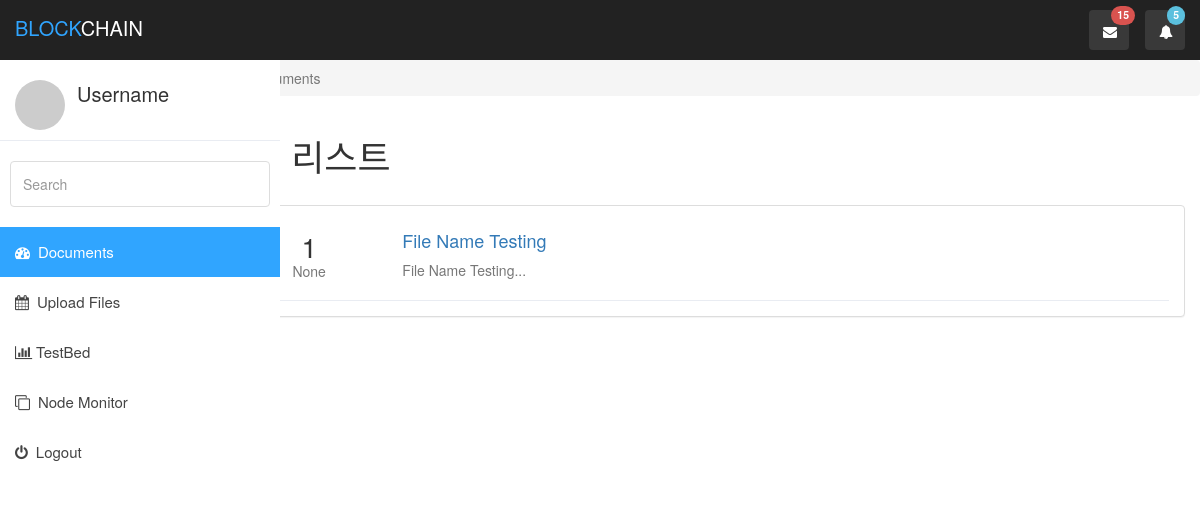
The page /fileList/ on the database as committed earlier.
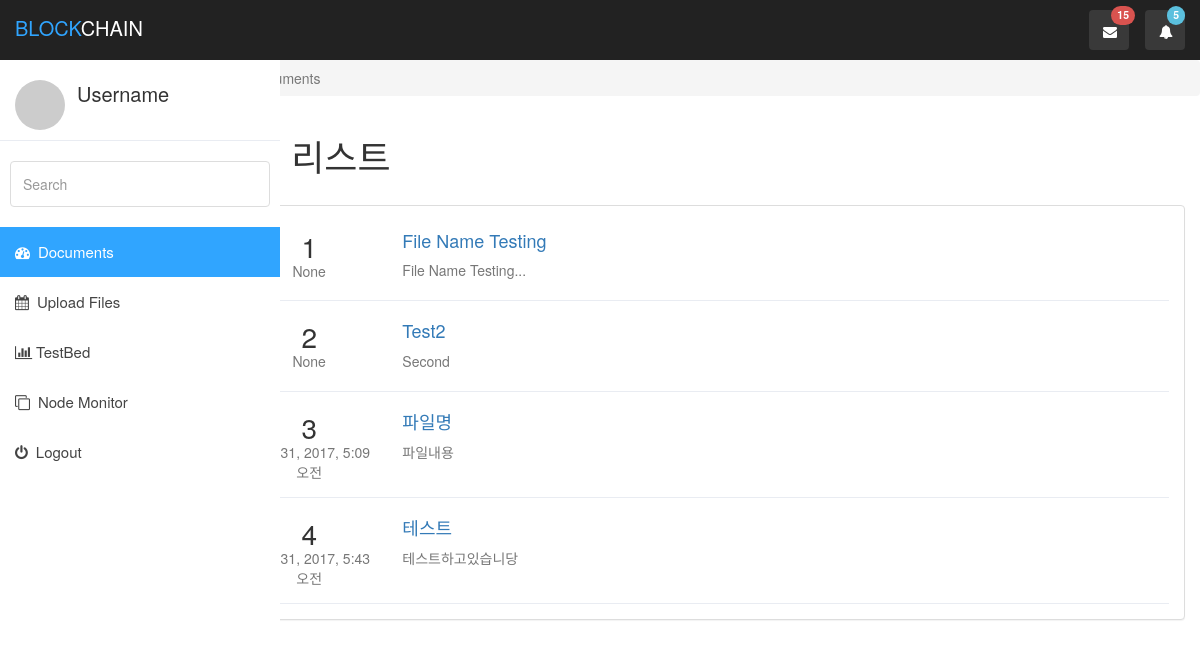
The same page on the database as committed later.
### blockchain/models.py (models this page shows, shortened)
class File(models.Model):
    file_no = models.IntegerField()
    file_name = models.CharField(max_length=200)
    file_content = models.TextField(max_length=400)
    file_path = models.CharField(max_length=200)
    upload_date = models.DateTimeField(null=True, blank=True)

### blockchain/views.py (the view)
# urls.py: url(r'^fileList/$', views.uploaded_file_list, name='uploaded_file_list'),
def uploaded_file_list(request):
    files = File.objects.filter()
    return render(request, 'blockchain/UploadedFileList.html',{'files': files})

### blockchain/templates/blockchain/UploadedFileList.html (shortened to what this page needs)
<!DOCTYPE html>
{% load staticfiles %}
<html>
<head>
	<link rel="stylesheet" href="{% static 'css/styles.css'%}">
	<link rel="stylesheet" href="{% static 'css/bootstrap.min.css'%}">
	<link rel="stylesheet" href="{% static 'css/font-awesome.min.css'%}">
	<link rel="stylesheet" href="{% static 'css/datepicker3.css'%}">
</head>
<body>
	<nav class="navbar navbar-custom navbar-fixed-top" role="navigation">
		<div class="container-fluid">
			<div class="navbar-header">
				<a class="navbar-brand" href="#"><span>Block</span>Chain</a>
				<ul class="nav navbar-top-links navbar-right">
					<li class="dropdown"><a class="dropdown-toggle count-info" data-toggle="dropdown" href="#">
						<em class="fa fa-envelope"></em><span class="label label-danger">15</span>
					</a>
					</li>
					<li class="dropdown"><a class="dropdown-toggle count-info" data-toggle="dropdown" href="#">
						<em class="fa fa-bell"></em><span class="label label-info">5</span>
					</a>
					</li>
				</ul>
			</div>
		</div>
	</nav>
	<div id="sidebar-collapse" class="sidebar" style="width:20em">
		<div class="profile-sidebar">
			<div class="profile-userpic">
				<img src="http://placehold.it/50/30a5ff/fff" class="img-responsive" alt="">
			</div>
			<div class="profile-usertitle">
				<div class="profile-usertitle-name">Username</div>
			</div>
		</div>
		<form role="search">
			<div class="form-group">
				<input type="text" class="form-control" placeholder="Search">
			</div>
		</form>
		<ul class="nav menu">
			<li class="active"><a href="UploadedFileList.html"><em class="fa fa-dashboard">&nbsp;</em> Documents</a></li>
			<li ><a href="UploadFiles.html"><em class="fa fa-calendar">&nbsp;</em> Upload Files</a></li>
			<li><a href="index.html"><em class="fa fa-bar-chart">&nbsp;</em>TestBed</a></li>
			<li><a href="index2.html"><em class="fa fa-clone">&nbsp;</em> Node Monitor</a></li>
			<li><a href="login.html"><em class="fa fa-power-off">&nbsp;</em> Logout</a></li>
		</ul>
	</div>
	<div class="col-sm-offset-3 col-lg-10 col-lg-offset-2 main" >
		<div class="row">
			<ol class="breadcrumb">
				<li><a href="#">
				</a></li>
				<li class="active">Documents</li>
			</ol>
		</div>
		<div class="row">
			<div class="col-lg-12">
				<h1 class="page-header">문서 리스트</h1>
			</div>
		</div>
		<div class="row">
			<div class="col-md-6" style="width: 100%;">
				<div class="panel panel-default articles">
					<div class="panel-body articles-container">
                        {% for post in files %}
                            <div class="article border-bottom">
                                <div class="col-xs-12">
                                    <div class="row">
                                        <div class="col-xs-2 col-md-2 date">
                                            <div class="large">{{ post.file_no }}</div>
                                            <div class="text-muted">{{ post.upload_date }}</div>
                                        </div>
                                        <div class="col-xs-10 col-md-10">
                                            <h4><a href="{% url 'file_detail' pk=post.pk %}">{{ post.file_name }}</a></h4>
                                            <p>{{ post.file_content|linebreaksbr }}</p>
                                        </div>
                                    </div>
                                </div>
                                </div>
                        {% endfor %}
					</div>
				</div>
			</div>
		</div>
	</div>
</body>
</html>

### blockchain/static/css/styles.css (style rules this page uses)
body { background: #f1f4f7; padding-top: 60px; font-size: 14px; color: #444444; font-family: "Montserrat", "Helvetica Neue", Helvetica, Arial, sans-serif; }
p { color: #777; }
a, a:hover, a:focus { color: #30a5ff; }
h1, h2, h3, h4, h5, h6 { color: #444444; }
h1 { font-weight: 300; font-size: 40px; }
h3, h4 { font-weight: 300; }
.large { font-size: 2em; }
.text-muted { color: #c5c7cc; }
input.form-control { border: 1px solid #ddd; box-shadow: none; height: 46px; }
.navbar-custom { background: #222; height: 60px; }
.navbar-header .navbar-brand { color: #fff; font-size: 20px; text-transform: uppercase; font-weight: 500; height: 60px; padding-top: 18px; }
.navbar-header .navbar-brand span { color: #30a5ff; }
.dropdown { background: rgba(255, 255, 255, 0.1); float: left; margin: 10px 8px; padding: 0px; border-radius: 4px; }
.dropdown a.dropdown-toggle { color: #fff; height: 40px; width: 40px; padding-top: 11px; padding-left: 9px; }
.dropdown .label { top: -4px; left: 22px; padding-top: 4px; padding-bottom: 4px; position: absolute; border-radius: 9999px; }
.navbar-top-links li:last-child { margin-right: 15px; }
.dropdown em { margin: 0 5px; }
.label-info { background-color: #30a5ff; }
.label-danger { background-color: #f9243f; }
.panel { border: 0; }
.border-bottom { border-bottom: 1px solid #dadbda; }
.panel .border-top, .panel .border-right, .panel .border-bottom, .panel .border-left { border-color: #e9ecf2; }
.article { padding: 10px 0; }
.article:first-child { padding: 0 0 10px 0; }
.article h4 { margin-bottom: 10px; }
.article .date { text-align: center; margin: 5px auto; display: block; }
.article .date .text-muted { margin-top: -5px; }
.navbar { border: 0; }
.sidebar { display: block; padding: 0; display: none; box-shadow: none; background: #fff; }
.sidebar ul { margin: 20px 0px; }
.sidebar form { padding: 10px 0 0 0; margin: 10px 10px 20px 10px; }
@media (min-width: 768px) { .sidebar { display: block; position: fixed; top: 60px; bottom: 0; left: 0; z-index: 1000; display: block; margin: 0; padding: 0; overflow-x: hidden; overflow-y: auto; } }
@media (min-width: 768px) { .navbar-header { width: 100%; } }
.sidebar ul.nav .active a, .sidebar ul.nav li.parent a.active, .sidebar ul.nav .active > a:hover, .sidebar ul.nav li.parent a.active:hover, .sidebar ul.nav .active > a:focus, .sidebar ul.nav li.parent a.active:focus { color: #fff; background-color: #30a5ff; }
.sidebar ul.nav li a { height: 50px; font-size: 15px; line-height: 2em; color: #444444; }
.profile-sidebar { padding: 10px 0; border-bottom: 1px solid #e9ecf2; }
.profile-userpic img { float: left; margin: 10px 0px 0px 15px; width: 50px; height: 50px; border-radius: 9999px !important; }
.profile-usertitle { float: left; text-align: left; margin: 10px 0 0 12px; }
.profile-usertitle-name { font-size: 20px; margin-bottom: 0px; }
.breadcrumb { border-radius: 0; padding: 10px 15px 10px 15px; background: #e9ecf2; margin: 0; }
h1.page-header { margin-top: 20px; border-bottom: 0; }

Rows that differ between the two databases and show on the page:
added File: file_no "2", upload_date "None", file_name "Test2", file_content "Second"
added File: file_no "3", upload_date "12월 31, 2017, 5:09 오전", file_name "파일명", file_content "파일내용"
added File: file_no "4", upload_date "12월 31, 2017, 5:43 오전", file_name "테스트", file_content "테스트하고있습니당"
